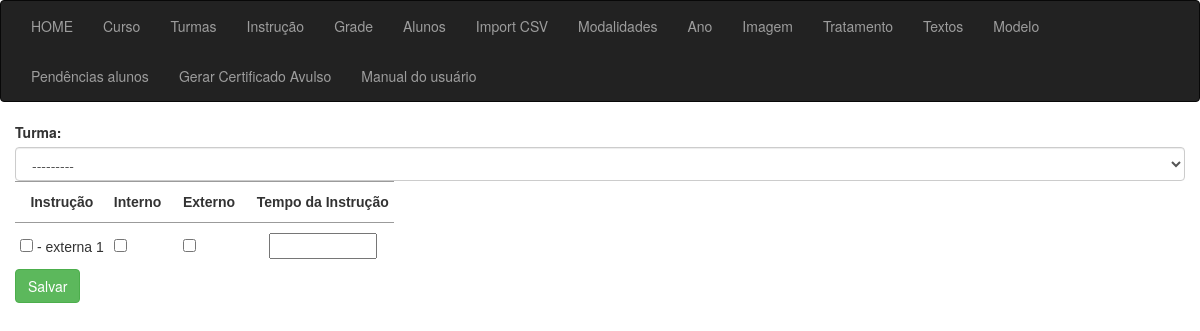
Before: /sgc_grade_nova with the older database file.
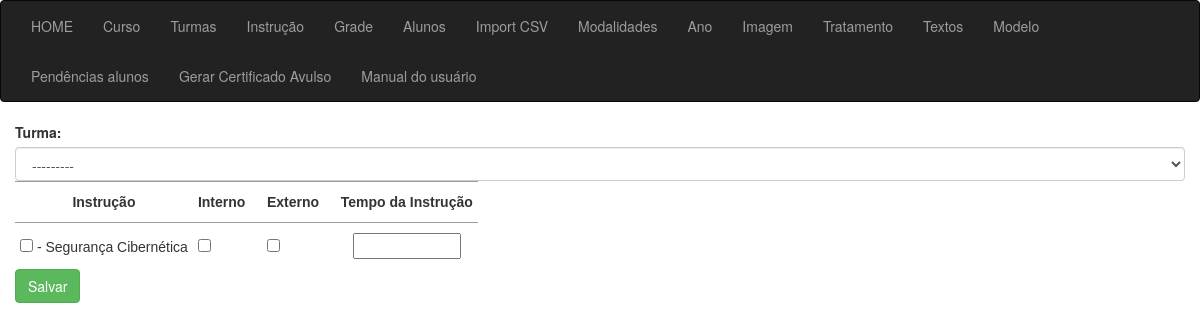
After: the same page with the newer database file.
### app_cert/models.py (models this page shows, shortened)
class Instrucao(models.Model):
    id = models.AutoField(primary_key=True)
    instrucao_sigla = models.CharField(max_length=255, verbose_name="Instrução")
    instrucao_descricao = models.CharField(max_length=255, verbose_name="Instrução da Instrução")

### app_cert/views/views_grade.py (the view)
# urls.py: path('sgc_grade_nova', sgc_grade_nova, name="sgc_grade_nova"),
def sgc_grade_nova(request):
    if request.method == 'POST':
        print(request.POST)
        post_data = request.POST
        print(f'posto da pagina: {post_data}')
        fk_turma_list = post_data.getlist('fk_turma')
        print(f'fk_turma - {fk_turma_list}')
        grade_data_list = []
        for key, value in post_data.items():
            if key.startswith('inst_'):
                inst_num = key.split('_')[1]
                inst_value = value[0] if isinstance(value, list) else value  # Lida com a lista de valores
                int_value = int(post_data.get(f'int_{inst_num}', 0))
                ext_value = int(post_data.get(f'ext_{inst_num}', 0))
                tempo_value = int(post_data.get(f'tempo_{inst_num}', 0))
                grade_data = {
                    'fk_turma': fk_turma_list[0],
                    'fk_instrucao': inst_value,
                    'interno': int_value,
                    'externo': ext_value,
                    'tempo_instrucao': tempo_value
                }
                grade_data_list.append(grade_data)
                print(f'Grade Data {inst_num}: {grade_data}')
        forms = [GradeTurmaForm(data) for data in grade_data_list]
        if all(form.is_valid() for form in forms):
            for form in forms:
                form.save()
        else:
            print(f'Pelo menos um formulário é inválido')
        return redirect('sgc_grade_lista')
    else:
        form = GradeTurmaForm()
        dataset = {
            'instrucoes': Instrucao.objects.values('id', 'instrucao_descricao'),
            'in_ex': In_Ex.objects.values('id', 'in_ex'),
            'form': form
        }
        return render(request, 'grade/criar.html', dataset)

### app_cert/forms.py
class GradeTurmaForm(forms.ModelForm):
    class Meta:
        model = GradeTurma
        fields = ['fk_turma', 'fk_instrucao', 'interno', 'externo', 'tempo_instrucao']  # Inclua todos os campos necessários aqui
        widgets = {
            'fk_turma': forms.Select(attrs={
                'class': 'form-control',
            }),
        }

### app_cert/models.py (called while the page is built)
    def __str__(self):
        return str(self.turma)

### app_cert/templates/grade/criar.html (shortened to what this page needs)
{% extends 'sgc_base.html' %}
{% block content %}
<div class="container">
    <div class="row">
            <form method="post">
                <label for="id_fk_turma">Turma:</label>
                {{ form.fk_turma }}
                <table style="border-collapse:collapse;border-spacing:0" class="tg">
                    <thead>
                      <tr>
                        <th style="border-top: 1px solid #9b9b9b; border-bottom: none; border-left: none; border-right: none; font-family:Arial, sans-serif; font-size:14px; font-weight:bold; overflow:hidden; padding:10px 5px; text-align:center; vertical-align:middle; word-break:normal">Instrução</th>
                        <th style="border-top: 1px solid #9b9b9b; border-bottom: none; border-left: none; border-right: none; font-family:Arial, sans-serif; font-size:14px; font-weight:bold; overflow:hidden; padding:10px 5px; text-align:center; vertical-align:middle; word-break:normal">Interno&nbsp;&nbsp;&nbsp;</th>
                        <th style="border-top: 1px solid #9b9b9b; border-bottom: none; border-left: none; border-right: none; font-family:Arial, sans-serif; font-size:14px; font-weight:bold; overflow:hidden; padding:10px 5px; text-align:center; vertical-align:middle; word-break:normal">Externo&nbsp;&nbsp;&nbsp;</th>
                        <th style="border-top: 1px solid #9b9b9b; border-bottom: none; border-left: none; border-right: none; font-family:Arial, sans-serif; font-size:14px; font-weight:bold; overflow:hidden; padding:10px 5px; text-align:center; vertical-align:middle; word-break:normal">Tempo da Instrução</th>
                      </tr>
                    </thead>
                    <tbody>
                        {% for instrucao in instrucoes %}
                      <tr>
                        <td style="border-top: 1px solid #9b9b9b; border-bottom: none; border-left: none; border-right: none; font-family:Arial, sans-serif; font-size:14px; overflow:hidden; padding:10px 5px; text-align:left; vertical-align:middle; word-break:normal">
                            <input type="checkbox" id="{{ instrucao.id }}" name="inst_{{ instrucao.id }}" value="{{ instrucao.id }}"> - {{ instrucao.instrucao_descricao }}</td>
                        <td style="border-top: 1px solid #9b9b9b; border-bottom: none; border-left: none; border-right: none; font-family:Arial, sans-serif; font-size:14px; overflow:hidden; padding:10px 5px; text-align:left; vertical-align:middle; word-break:normal">
                            <input type="checkbox" id="{{ instrucao.id }}" name="int_{{ instrucao.id }}" value="1">
                        </td>
                        <td style="border-top: 1px solid #9b9b9b; border-bottom: none; border-left: none; border-right: none; font-family:Arial, sans-serif; font-size:14px; overflow:hidden; padding:10px 5px; text-align:left; vertical-align:middle; word-break:normal">
                            <input type="checkbox" id="{{ instrucao.id }}" name="ext_{{ instrucao.id }}" value="2">
                        </td>
                        <td style="border-top: 1px solid #9b9b9b; border-bottom: none; border-left: none; border-right: none; font-family:Arial, sans-serif; font-size:14px; overflow:hidden; padding:10px 5px; text-align:center; vertical-align:middle; word-break:normal">
                            <input type="text" id="{{ instrucao.id }}" name="tempo_{{ instrucao.id }}" minlength="1" maxlength="8" size="10" />
                      </tr>
                      {% endfor %}
                    </tbody>
                  </table>
                <input type="submit" class="btn btn-success" value="Salvar">
            </form>
</div>
</div>
{% endblock %}

Changed rows visible on the page:
removed Instrucao: instrucao_descricao "externa 1"
added Instrucao: instrucao_descricao "Segurança Cibernética"
